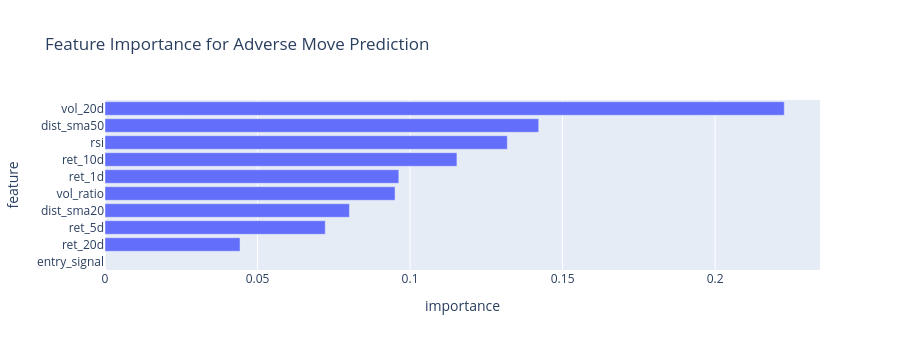

The notebook cell this image was saved under:
### Code cell
# Feature importance
importance_df = pd.DataFrame(
    {"feature": FEATURES, "importance": model.feature_importances_}
).sort_values("importance", ascending=True)

fig = px.bar(
    importance_df,
    x="importance",
    y="feature",
    orientation="h",
    title="Feature Importance for Adverse Move Prediction",
)
fig.update_layout(height=350)
fig.show()

### Figure 1 — Plotly figure (JSON) as saved in the notebook; plotly's stock layout.template omitted (floating-point values rounded to 4 significant figures)
{"data": [{"hovertemplate": "importance=%{x}<br>feature=%{y}<extra></extra>", "legendgroup": "", "marker": {"color": "#636efa", "pattern": {"shape": ""}}, "name": "", "orientation": "h", "showlegend": false, "textposition": "auto", "type": "bar", "x": [0.0, 0.04426, 0.0722, 0.08012, 0.09507, 0.0963, 0.1154, 0.1319, 0.1422, 0.2227], "xaxis": "x", "y": ["entry_signal", "ret_20d", "ret_5d", "dist_sma20", "vol_ratio", "ret_1d", "ret_10d", "rsi", "dist_sma50", "vol_20d"], "yaxis": "y"}], "layout": {"barmode": "relative", "height": 350, "legend": {"tracegroupgap": 0}, "title": {"text": "Feature Importance for Adverse Move Prediction"}, "xaxis": {"anchor": "y", "domain": [0.0, 1.0], "title": {"text": "importance"}}, "yaxis": {"anchor": "x", "domain": [0.0, 1.0], "title": {"text": "feature"}}}}
